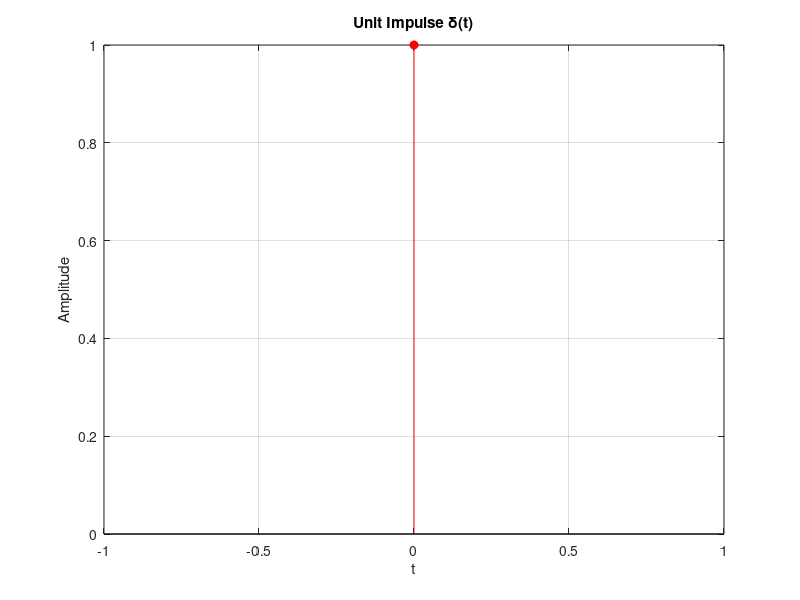
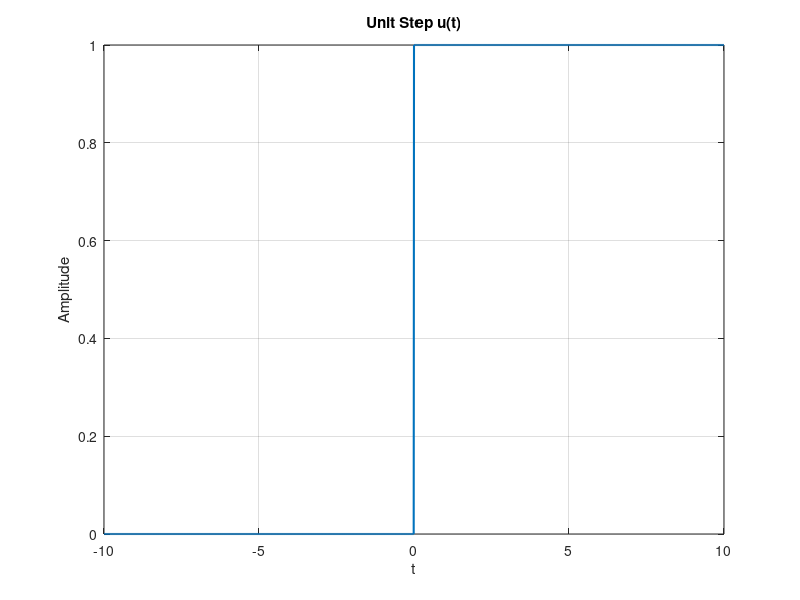
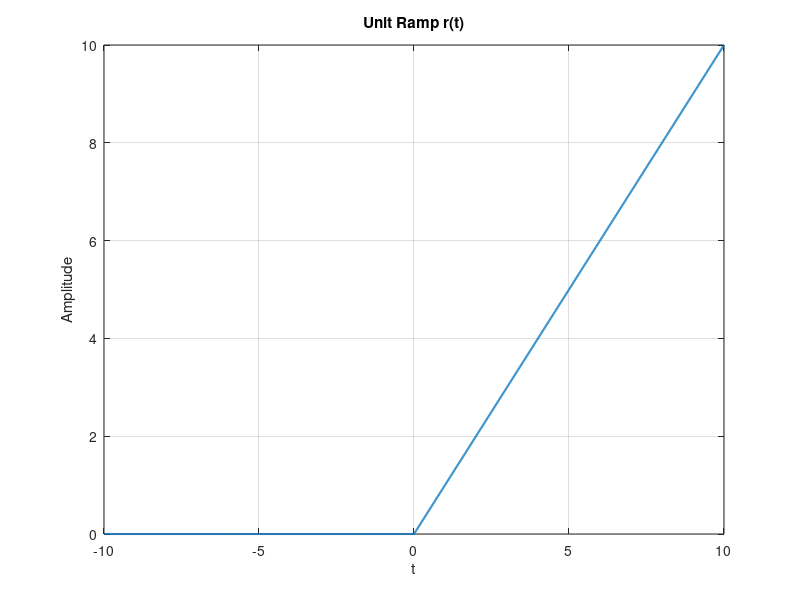
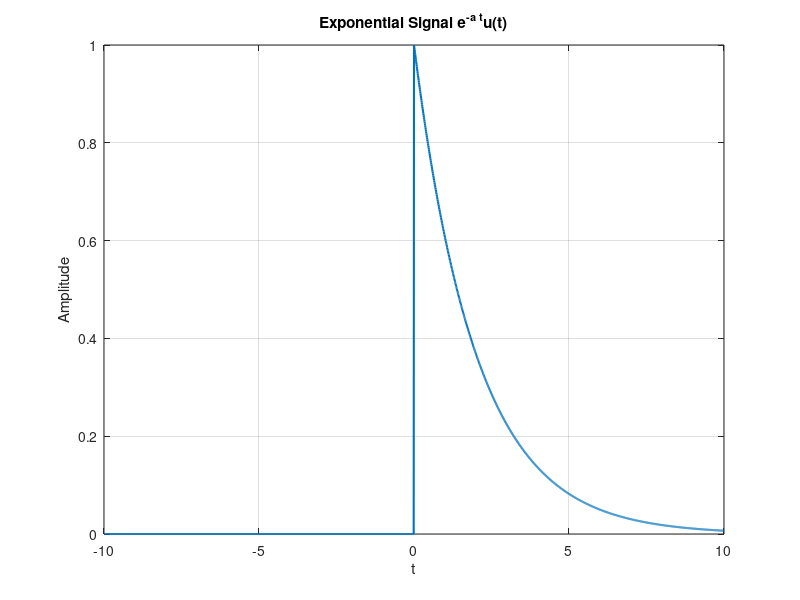

MATLAB code for these plots, in order:
%============================================================
% Continuous-Time Signals in MATLAB
%============================================================

% Definir rango de tiempo continuo
t = -10:0.01:10;   % De -10 a 10 con paso 0.01

%% 1. Unit Impulse δ(t)
% Se representa como una línea en t=0 (valor infinito en teoría)
impulse_t = zeros(size(t));        % Inicializar a cero
impulse_t(t==0) = 1;               % Marcar un pulso en t=0
figure;
stem(0,1,'r','filled');            % Mostrar como línea vertical
xlabel('t');
ylabel('Amplitude');
title('Unit Impulse \delta(t)');
grid on;

%% 2. Unit Step u(t)
% u(t) = 1 para t>=0, 0 en otro caso
u_t = (t >= 0);
figure;
plot(t, u_t, 'LineWidth',1.5);
xlabel('t');
ylabel('Amplitude');
title('Unit Step u(t)');
grid on;

%% 3. Unit Ramp r(t)
% r(t) = t para t>=0, 0 en otro caso
r_t = t .* (t >= 0);
figure;
plot(t, r_t, 'LineWidth',1.5);
xlabel('t');
ylabel('Amplitude');
title('Unit Ramp r(t)');
grid on;

%% 4. Exponential Signal
% x(t) = e^{-a t} u(t)
a = 0.5;                   % Factor de decaimiento
x_exp_t = exp(-a*t) .* (t >= 0);
figure;
plot(t, x_exp_t, 'LineWidth',1.5);
xlabel('t');
ylabel('Amplitude');
title('Exponential Signal e^{-a t}u(t)');
grid on;

%% 5. Signum Function sgn(t)
% sgn(t) = -1 si t<0, 0 si t=0, +1 si t>0
sgn_t = zeros(size(t));
sgn_t(t > 0) = 1;
sgn_t(t < 0) = -1;
figure;
plot(t, sgn_t, 'LineWidth',1.5);
xlabel('t');
ylabel('Amplitude');
title('Signum Function sgn(t)');
grid on;

%% 6. Sinc Function
% sinc(t) = sin(pi*t)/(pi*t), con sinc(0)=1
sinc_t = ones(size(t));    % Inicializar
for k = 1:length(t)
    if t(k) ~= 0
        sinc_t(k) = sin(pi*t(k)) / (pi*t(k));
    end
end
figure;
plot(t, sinc_t, 'LineWidth',1.5);
xlabel('t');
ylabel('Amplitude');
title('Sinc Function sin(\pi t)/(\pi t)');
grid on;
